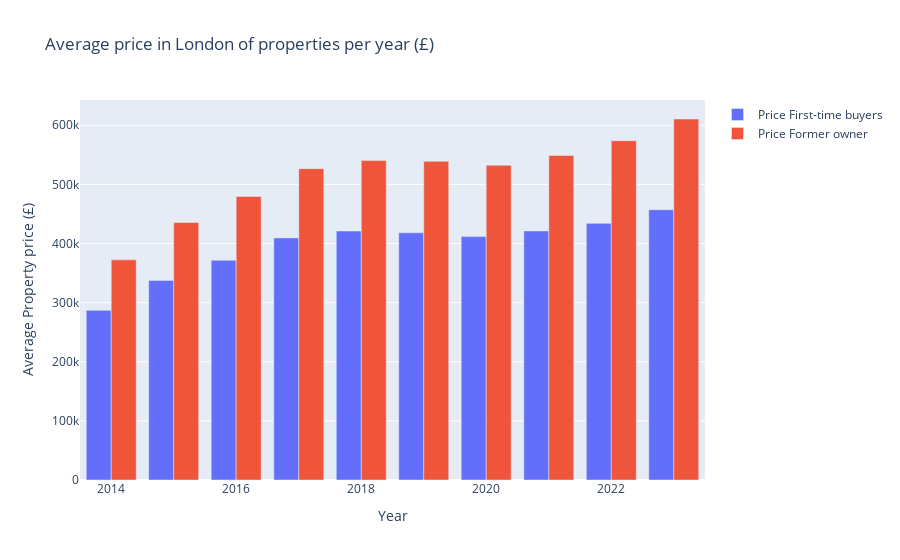

Notebook code for this chart:
### Markdown cell above
## First Time buyer VS former-owner buyer

### Code cell
data_buyer = data_buyer.groupby(by=pd.Grouper(key="Period", freq='Y')).mean().reset_index()
fig = go.Figure(data=[
    go.Bar(name='Price First-time buyers', x=data_buyer["Period"], y=data_buyer["Average price First-time buyers"]),
    go.Bar(name='Price Former owner', x=data_buyer["Period"], y=data_buyer["Average price Former owner-occupiers"])])

fig.update_layout(
    title='Average price in London of properties per year (£)',
    xaxis=dict(title='Year'),
    yaxis=dict(title='Average Property price (£)'),
    barmode='group')
fig.show()

### Figure 1 — Plotly figure (JSON) as saved in the notebook; plotly's stock layout.template omitted (floating-point values rounded to 4 significant figures)
{"data": [{"name": "Price First-time buyers", "type": "bar", "x": ["2013-12-31T00:00:00", "2014-12-31T00:00:00", "2015-12-31T00:00:00", "2016-12-31T00:00:00", "2017-12-31T00:00:00", "2018-12-31T00:00:00", "2019-12-31T00:00:00", "2020-12-31T00:00:00", "2021-12-31T00:00:00", "2022-12-31T00:00:00"], "y": [287000.0, 337700.0, 371700.0, 409600.0, 421200.0, 418100.0, 411700.0, 421400.0, 434100.0, 457200.0]}, {"name": "Price Former owner", "type": "bar", "x": ["2013-12-31T00:00:00", "2014-12-31T00:00:00", "2015-12-31T00:00:00", "2016-12-31T00:00:00", "2017-12-31T00:00:00", "2018-12-31T00:00:00", "2019-12-31T00:00:00", "2020-12-31T00:00:00", "2021-12-31T00:00:00", "2022-12-31T00:00:00"], "y": [372373, 435700.0, 479700.0, 526600.0, 540300.0, 539023, 532300.0, 548900.0, 574000.0, 610600.0]}], "layout": {"barmode": "group", "title": {"text": "Average price in London of properties per year (£)"}, "xaxis": {"title": {"text": "Year"}}, "yaxis": {"title": {"text": "Average Property price (£)"}}}}
